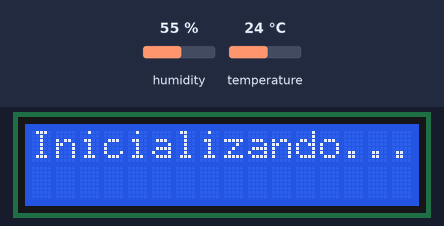
Bench run of a sketch on a simulated ESP32-S3. Parts: 16×2 character LCD. The test bench sets the inputs (shaded band); at power-on: humidity 55 %, temperature 24 °C. WiFi joins after 1.5 s; servers stay silent unless stated; what the sketch prints to the serial monitor is not drawn.

Above: at 0.1 s.
At 1.6 s:
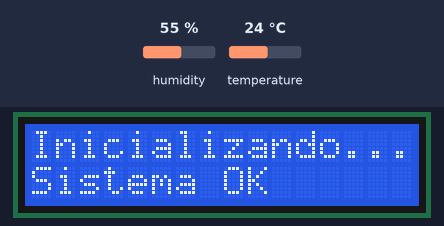

The sketch:

T0_1_1_Inicializacao_Sistema_Controle.ino
```cpp
// T0_1_1_Inicializacao_Sistema_Controle.ino
// Função: Controle e Monitoramento
// Artifact ID: 1a5148be-b003-4276-8d1e-024aa5d998c0
// Versão: v1.0.1
// Data: 2025-04-20
// Iteração: 34
// Requisitos: RC1.1 (Inicialização do Sistema)
// Descrição: Inicializa sensores (temperatura e densidade), LCD e WiFi, exibindo status inicial no LCD e Serial Monitor.
// Diretório: docs/V1.01/codes/Controle_e_Monitoramento/T0_1_1

#include <Wire.h>
#include <DHT.h>
#include <VL53L0X.h>
#include <LiquidCrystal.h>
#include <WiFi.h>

#define DHTPIN 8 // Pino do sensor DHT22
#define DHTTYPE DHT22
#define RECALIBRATE_BUTTON 7 // Pino do botão de recalibração
const char* ssid = "SUA_REDE_WIFI";
const char* password = "SUA_SENHA_WIFI";
LiquidCrystal lcd(12, 11, 5, 4, 3, 2); // Pinos do LCD
VL53L0X sensor;
DHT dht(DHTPIN, DHTTYPE);

void setup() {
  Serial.begin(9600);
  while (!Serial) {
    ;
  }
  Serial.println("Teste T0.1.1 - Inicialização Sistema Controle Iniciado");

  pinMode(RECALIBRATE_BUTTON, INPUT_PULLUP);
  lcd.begin(16, 2);
  lcd.print("Inicializando...");

  // Inicializar DHT22
  dht.begin();
  float temp = dht.readTemperature();
  if (isnan(temp)) {
    Serial.println("Erro: Falha ao inicializar o DHT22!");
    lcd.setCursor(0, 1);
    lcd.print("Erro DHT22!");
    while (1);
  }

  // Inicializar VL53L0X
  Wire.begin();
  sensor.setTimeout(500);
  if (!sensor.init()) {
    Serial.println("Erro: Falha ao inicializar o VL53L0X!");
    lcd.setCursor(0, 1);
    lcd.print("Erro VL53L0X!");
    while (1);
  }
  sensor.startContinuous();

  // Inicializar WiFi
  Serial.print("Conectando à rede: ");
  Serial.println(ssid);
  WiFi.begin(ssid, password);
  int wifiAttempts = 0;
  while (WiFi.status() != WL_CONNECTED && wifiAttempts < 20) {
    delay(500);
    Serial.print(".");
    wifiAttempts++;
  }
  if (WiFi.status() == WL_CONNECTED) {
    Serial.println("");
    Serial.println("WiFi conectado. IP: " + WiFi.localIP().toString());
  } else {
    Serial.println("Erro: Falha ao conectar ao WiFi!");
    lcd.setCursor(0, 1);
    lcd.print("Erro WiFi!");
    while (1);
  }

  lcd.setCursor(0, 1);
  lcd.print("Sistema OK");
  Serial.println("Sistema inicializado com sucesso.");
}

void loop() {
  // Loop vazio, apenas inicialização é testada
}
```
